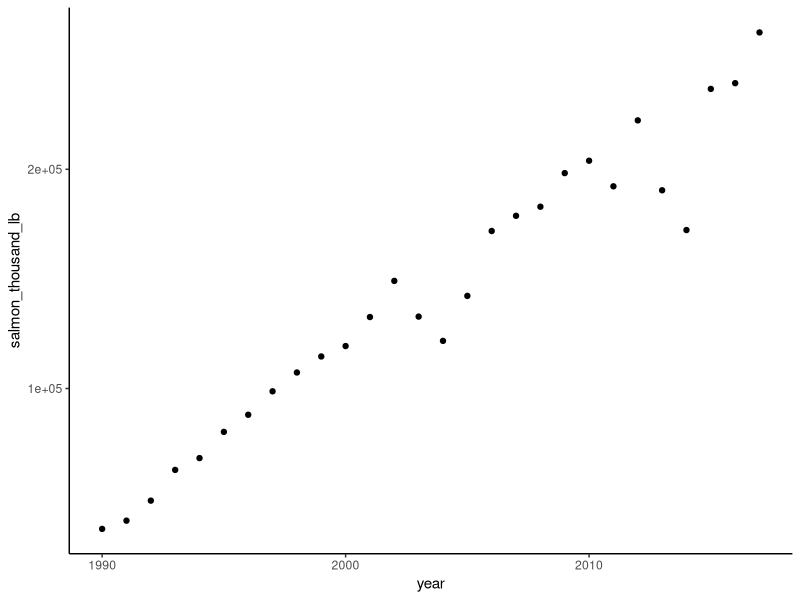
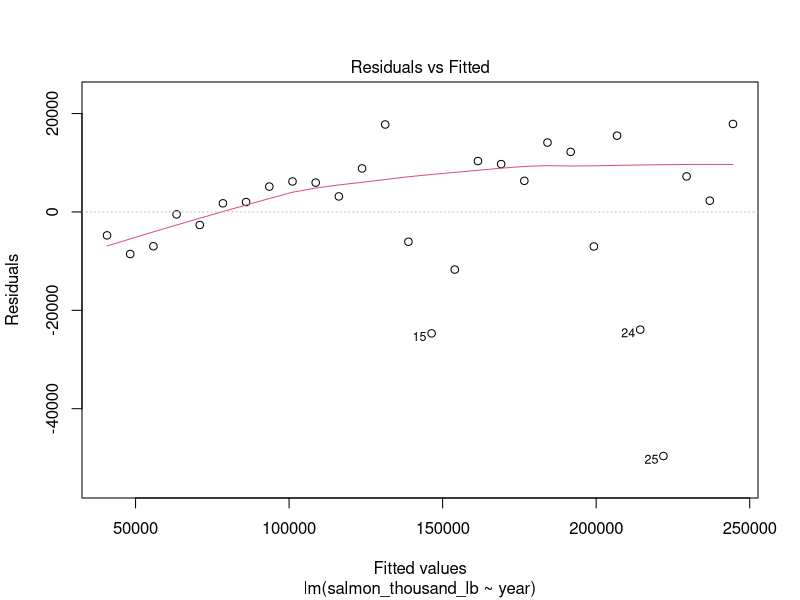
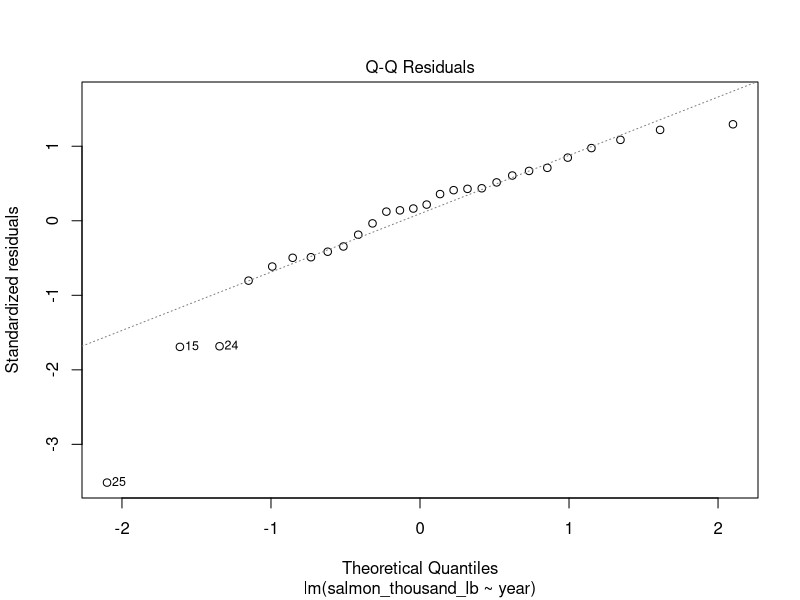
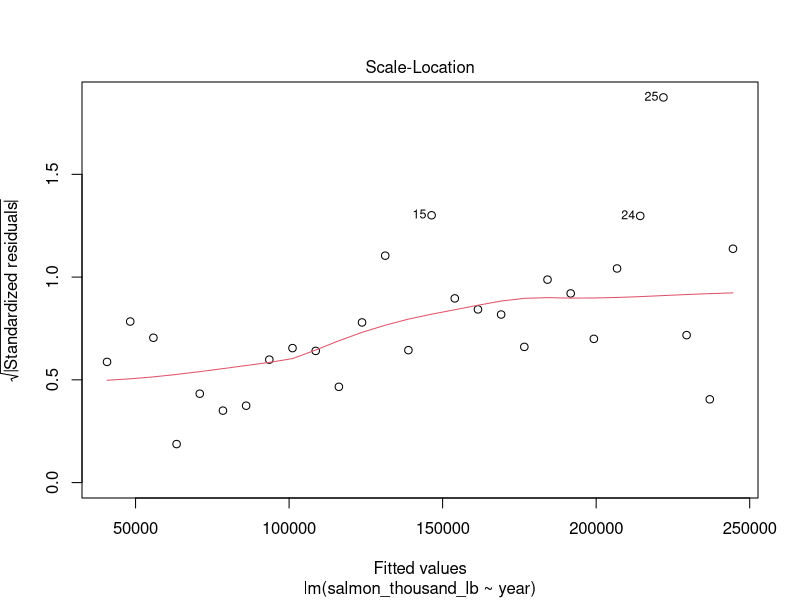
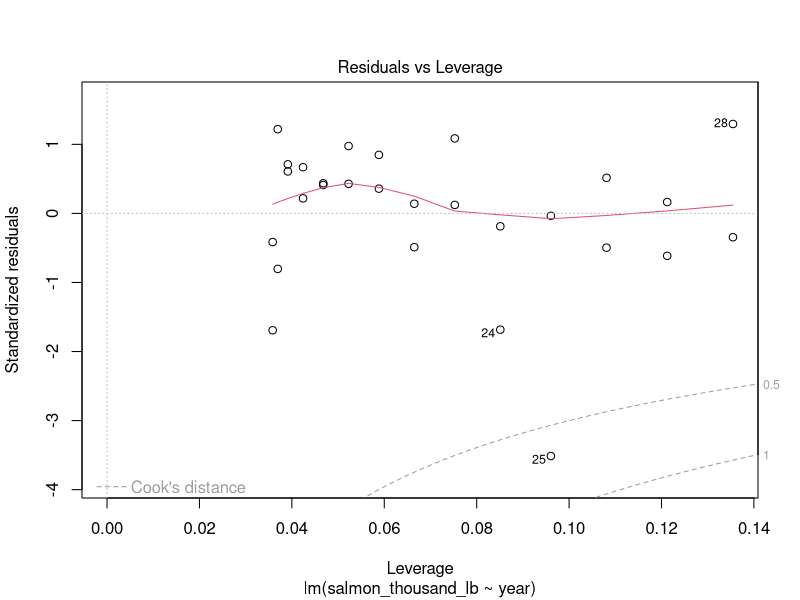
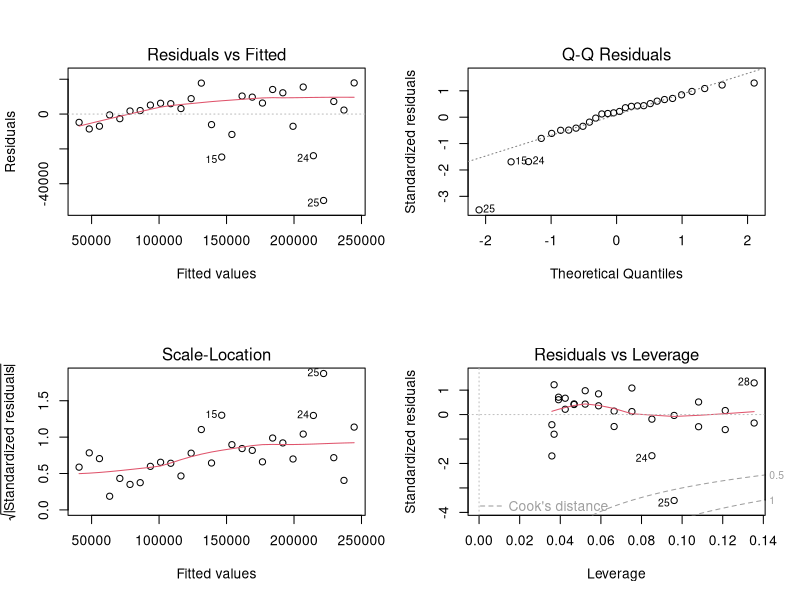
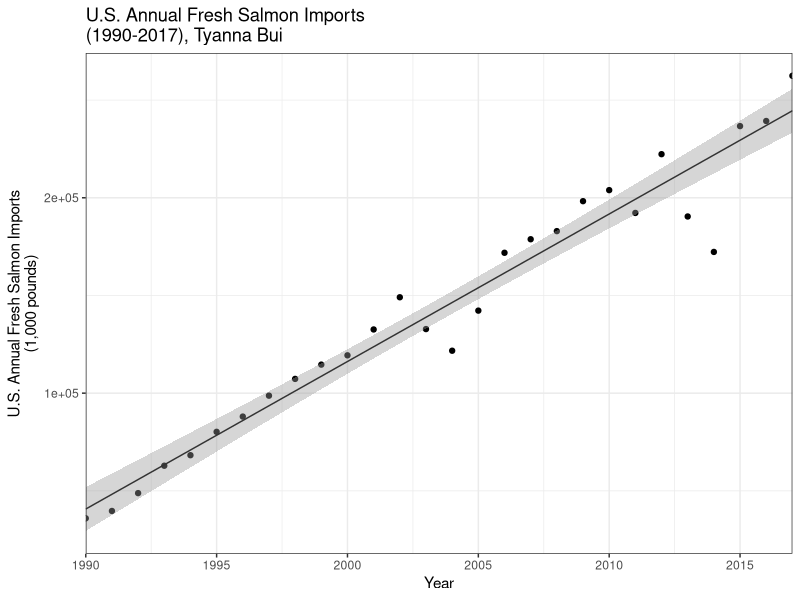

The R source for these figures, in order:
## ---- chunk 1
knitr::opts_chunk$set(echo = TRUE)
## ---- chunk 2
# Loading tidyverse
library(tidyverse)

# Loading CSV
salmon = read_csv("salmon_imports.csv")

## ---- chunk 3
# Exploratory scatterplot
scatt_salmon = ggplot(salmon, aes(x = year, y = salmon_thousand_lb)) +
  geom_point() +
  theme_classic()

scatt_salmon # Viewing plot

# Using linear regression between the year and fresh salmon imports do not necessarily make sense because the year itself does not have a direct impact on the amount of fresh salmon imports there are. As in, we cannot use the year alone to predict the future outcome of salmon imports. 

# Linear regression
salmon_model = lm(salmon_thousand_lb ~ year, data = salmon)

salmon_model # Viewing model

# slope = 7.550e+03, y-intercept = -1.498e+07
# Model equation = Imports(1000 lb) = 7.550e+03(year) - 1.498e+07

## ---- chunk 4
# Producing model diagnostics
plot(salmon_model)

# Displaying all plots to knitted doc
par(mfrow = c(2,2))
plot(salmon_model)
## ---- chunk 5
# Viewing summary of data
summary(salmon_model)
## ---- chunk 6
# Creating final graph
salmon_fingraph = ggplot(salmon, aes(x = year, y = salmon_thousand_lb)) +
  geom_point() +
  geom_smooth(method = lm, se = TRUE, size = 0.5, color = "gray20") +
  theme_bw() +
  scale_x_continuous(expand = c(0,0), limits = c(1990, 2017)) +
  labs(x = "Year", y = "U.S. Annual Fresh Salmon Imports\n(1,000 pounds)",
       title = "U.S. Annual Fresh Salmon Imports \n(1990-2017), Tyanna Bui")

salmon_fingraph

